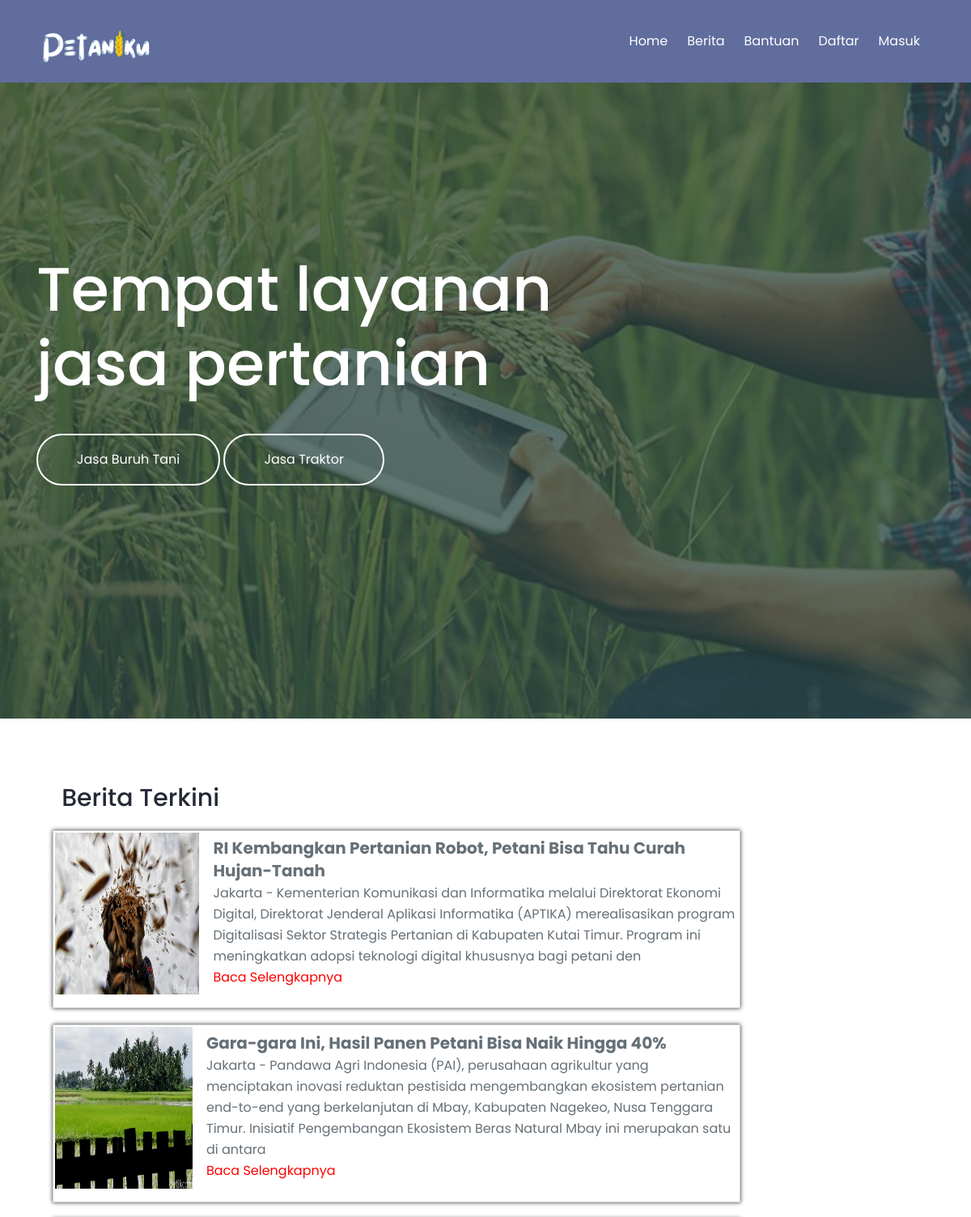
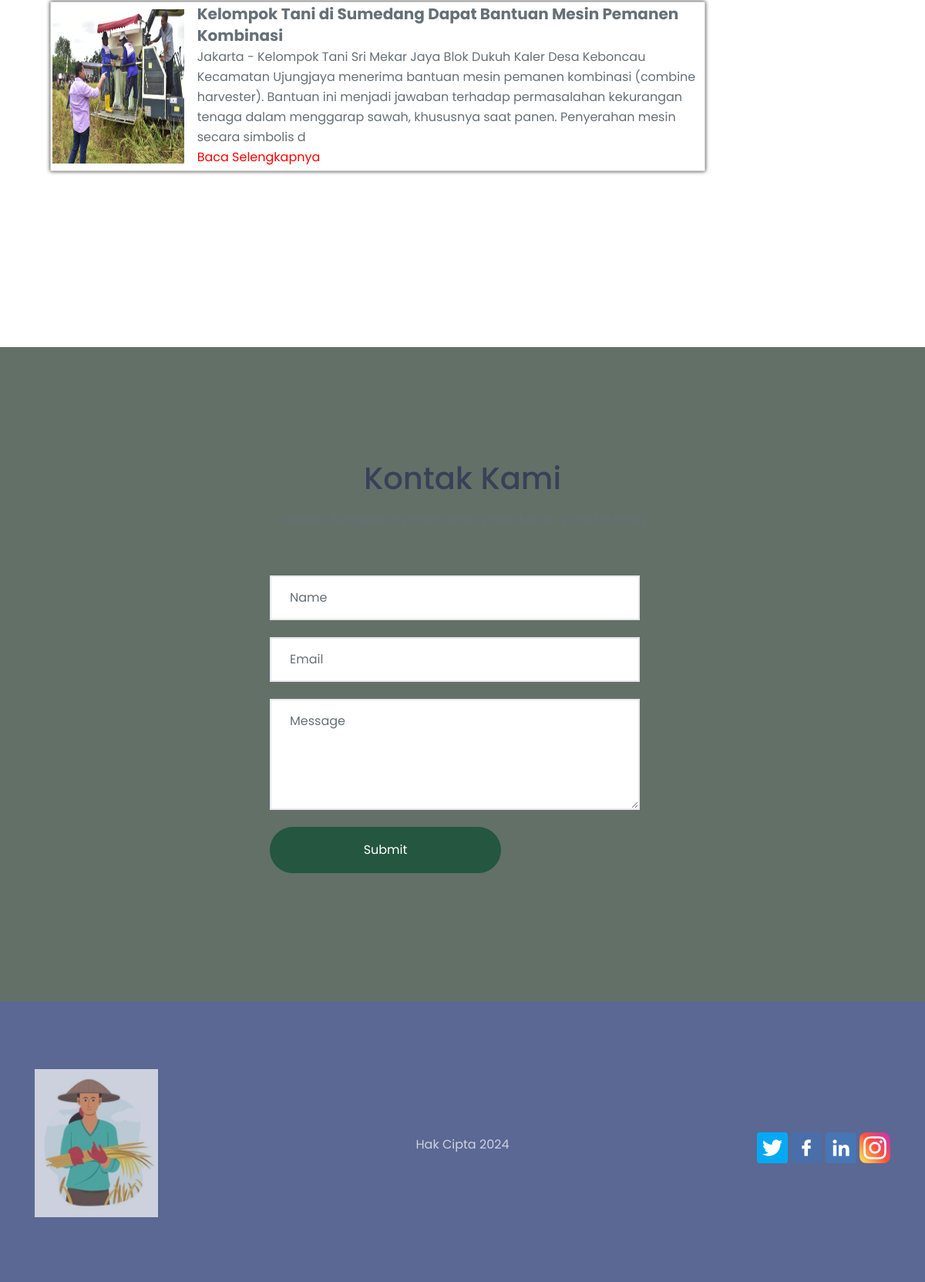
The page / on the database its author committed (2 pictures, top to bottom).
### tables this page shows
CREATE TABLE `post` (
  `id_post` int(11) NOT NULL,
  `id_users` int(11) NOT NULL,
  `judul` varchar(255) NOT NULL,
  `keterangan` text NOT NULL,
  `isi` longtext NOT NULL,
  `gambar` varchar(255) NOT NULL,
  `sumber` varchar(250) NOT NULL
);

### index.php (the view, shortened to what this page needs)
<!DOCTYPE html>
<html lang="en">
    <head>
        <link href="css/fontawesome-all.min.css" rel="stylesheet">
        <link href="assets/css/styles.css" rel="stylesheet">
    </head>
    <body>
        <div class="navbar">
            <div class="container flex">
                <a class="logo-image" href="index.html"><img src="assets/img/logo.png" alt="alternative"></a>
                <nav>
                    <ul >
                        <li><a href="index.php">Home</a></li>
                        <li><a href="#berita">Berita</a></li>
                        <li><a href="Bantuan.php">Bantuan</a></li>
                        <li><a href="signup.php">Daftar</a></li>
                        <li><a href="login.php">Masuk</a></li>
                    </ul>
                </nav>
            </div>
        </div>
        <header>
            <div class="container">
                <div class="text-container">
                    <h1 class="h1-large">Tempat layanan jasa pertanian</h1>
                    <a class="btn-outline-lg" href="buyer/buruhtani.php">Jasa Buruh Tani</a>
                    <a class="btn-outline-lg" href="buyer/traktor.php">Jasa Traktor</a>
                </div>
            </div>
        </header>
        <div class="container" width="80%">
                        <br><br><br>
                    <h3>&nbsp;&nbsp;&nbsp;&nbsp;Berita Terkini</h3>
                        <?php
                include 'config.php';
                $data = mysqli_query($conn,"select * from post");
                while($d = mysqli_fetch_array($data)){
                    $isi = $d['isi'];
                    ?>
                <div class="box all"><table><tr>
                    <td><img src="assets/img/<?php echo $d['gambar'] ?>" width="800px" height="200px"></td>
                        <td style=" padding-bottom: 2px; padding-left: 15px;" align="left"><b style="font-size:20px;" ><?php echo $d['judul'];  ?></b>
                        <br style="font-size:15px;"><?php echo substr($isi, 0, 300);  ?><br>
                        <a style="text-decoration: none; color: red;" href="baca.php?id=<?=$d['id_post']?>">
                            Baca Selengkapnya
                            </a></td></tr></table></div>
                    <?php
                }
                ?>
        </div></div>
<br><br><br><br><br><br><br><br>
         <div id="contact" class="contact bg-abu">
            <div class="container">
                <h2>Kontak Kami</h2>
                <p class="p-heading">Silahkan tinggalkan pesan anda, pada kolom yang tersedia.</p>
                <form>
                    <div class="form-group">
                        <input type="text" class="form-control-input" placeholder="Name" required>
                    </div>
                    <div class="form-group">
                        <input type="email" class="form-control-input" placeholder="Email" required>
                    </div>
                    <div class="form-group">
                        <textarea class="form-control-textarea" placeholder="Message" required></textarea>
                    </div>
                    <div class="form-group">
                        <button type="submit" class="form-control-submit-button">Submit</button>
                    </div>
                </form>
            </div>
        </div>
        <footer>
            <div class="container grid grid-3">
                <div>
                    <a class="logo-image" href="index.html"><img src="assets/img/logo2.png" alt="alternative"></a>
                    </div>
            <div>
              <ul class="li-space-lg">
              <li><p>Hak Cipta 2024</p></li>
              </ul>
            </div>
                    <div>
                        <a href="#"><img src="assets/img/twitter.png" height="40px"></i></a>
                        <a href="#"><img src="assets/img/facebook.png" height="40px"></i></a>
                        <a href="#"><img src="assets/img/linkedin.png" height="40px"></i></a>
                        <a href="#"><img src="assets/img/instagram.png" height="40px"></i></a>
                    </div>
            </div>
        </footer>
    </body>
</html>

### index.php (style rules this page uses)
.box { height: 220px; width: 850px; margin: 20px; border: 1px solid #ccc; }
.all { box-shadow: 0 0 5px #333; }

### rows shown on the page
post: gambar (picture), judul "RI Kembangkan Pertanian Robot, Petani Bisa Tahu Curah Hujan-Tanah", isi "Jakarta - Kementerian Komunikasi dan Informatika melalui Direktorat Ekonomi Digital, Direktorat Jenderal Aplikasi Informatika (APTIKA) merealisasikan program Digitalisasi Sektor Strategis Pertanian di Kabupaten Kutai Timur. Program ini meningkatkan adopsi teknologi digital khususnya bagi petani den"
post: gambar (picture), judul "Gara-gara Ini, Hasil Panen Petani Bisa Naik Hingga 40%", isi "Jakarta - Pandawa Agri Indonesia (PAI), perusahaan agrikultur yang menciptakan inovasi reduktan pestisida mengembangkan ekosistem pertanian end-to-end yang berkelanjutan di Mbay, Kabupaten Nagekeo, Nusa Tenggara Timur. Inisiatif Pengembangan Ekosistem Beras Natural Mbay ini merupakan satu di antara"
post: gambar (picture), judul "Kelompok Tani di Sumedang Dapat Bantuan Mesin Pemanen Kombinasi", isi "Jakarta - Kelompok Tani Sri Mekar Jaya Blok Dukuh Kaler Desa Keboncau Kecamatan Ujungjaya menerima bantuan mesin pemanen kombinasi (combine harvester). Bantuan ini menjadi jawaban terhadap permasalahan kekurangan tenaga dalam menggarap sawah, khususnya saat panen. Penyerahan mesin secara simbolis d"
